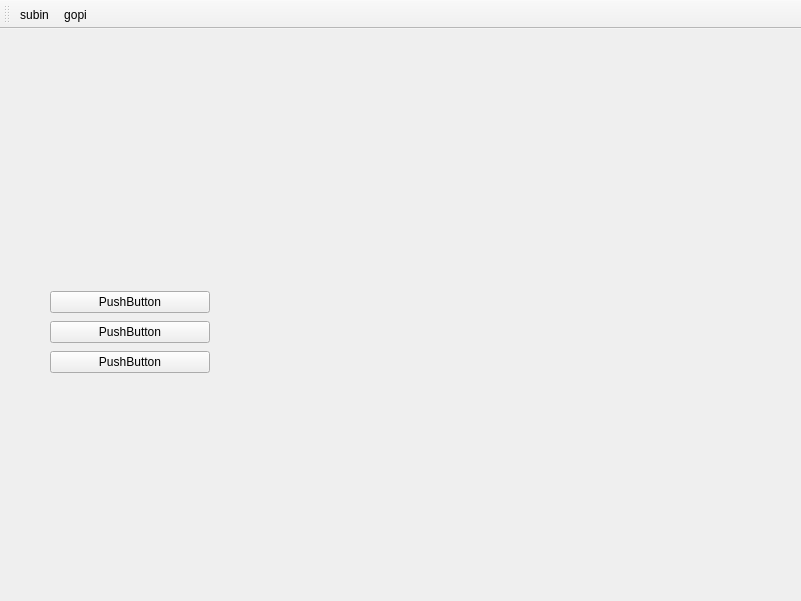
<?xml version="1.0" encoding="UTF-8"?>
<ui version="4.0">
 <class>MainWindow</class>
 <widget class="QMainWindow" name="MainWindow">
  <property name="geometry">
   <rect>
    <x>0</x>
    <y>0</y>
    <width>801</width>
    <height>601</height>
   </rect>
  </property>
  <property name="windowTitle">
   <string>MainWindow</string>
  </property>
  <widget class="QWidget" name="centralwidget">
   <widget class="QWidget" name="verticalLayoutWidget">
    <property name="geometry">
     <rect>
      <x>50</x>
      <y>260</y>
      <width>160</width>
      <height>88</height>
     </rect>
    </property>
    <layout class="QVBoxLayout" name="verticalLayout">
     <item>
      <widget class="QPushButton" name="pushButton_3">
       <property name="text">
        <string>PushButton</string>
       </property>
      </widget>
     </item>
     <item>
      <widget class="QPushButton" name="pushButton">
       <property name="text">
        <string>PushButton</string>
       </property>
      </widget>
     </item>
     <item>
      <widget class="QPushButton" name="pushButton_2">
       <property name="text">
        <string>PushButton</string>
       </property>
      </widget>
     </item>
    </layout>
   </widget>
  </widget>
  <widget class="QToolBar" name="toolBar">
   <property name="windowTitle">
    <string>toolBar</string>
   </property>
   <attribute name="toolBarArea">
    <enum>TopToolBarArea</enum>
   </attribute>
   <attribute name="toolBarBreak">
    <bool>false</bool>
   </attribute>
   <addaction name="actionSubin"/>
   <addaction name="actionGopi"/>
  </widget>
  <action name="actionSubin">
   <property name="text">
    <string>subin</string>
   </property>
  </action>
  <action name="actionGopi">
   <property name="text">
    <string>gopi</string>
   </property>
  </action>
 </widget>
 <resources/>
 <connections/>
</ui>
